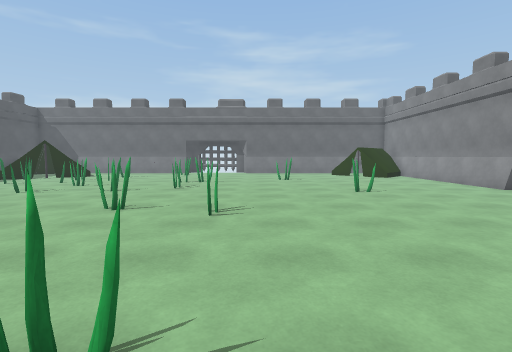
[1] (above)

20 first-person views from a walk through a 3-D level made in the Unity game engine. The camera is 1.4 m above the floor, tilts 4° down and sees 85° across. The floor is counted in squares, 1 m on a side. Each view is taken from the middle of a square. On the plan, view 1 faces up. The plan holds only what a view shows up to about 14 squares ahead; the rest is blank. The player character is not drawn.

[2]
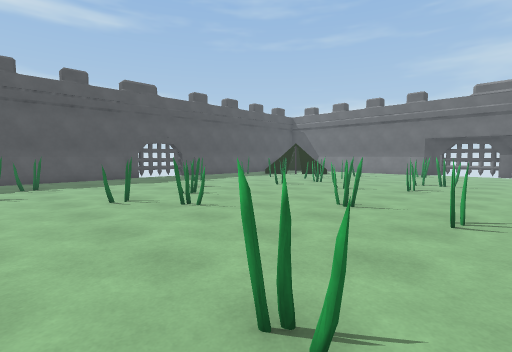

[3]
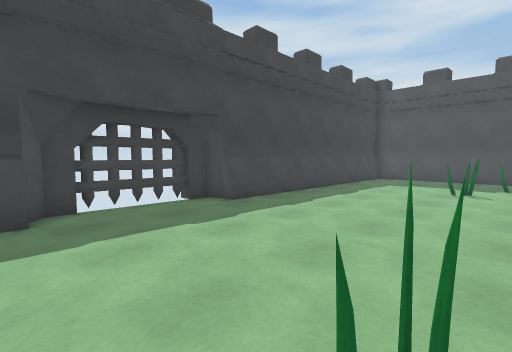

[4]
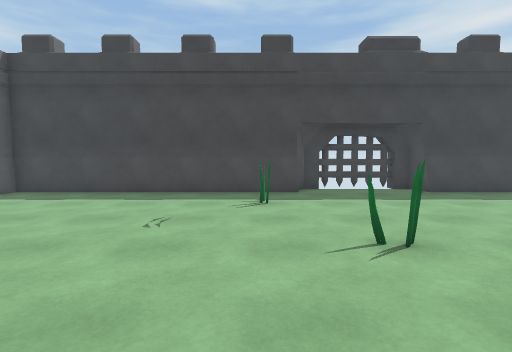

[5]
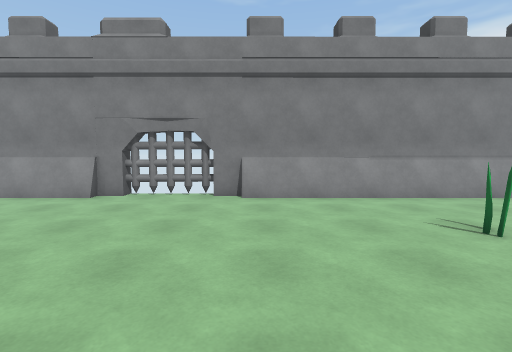

[6]
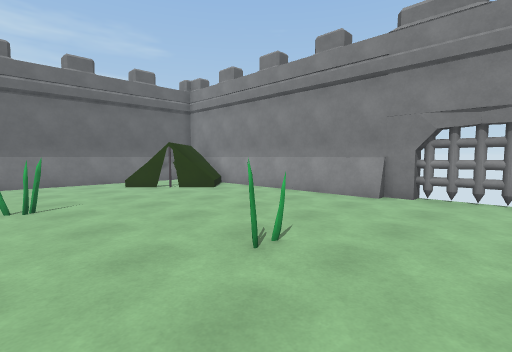

[7]
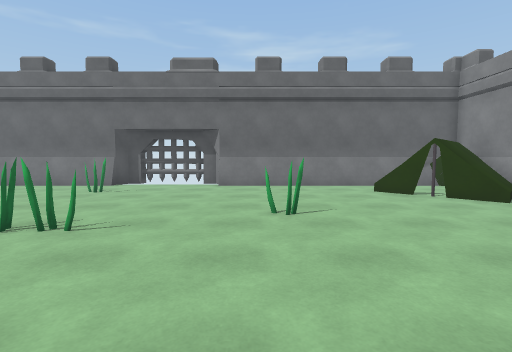

[8]
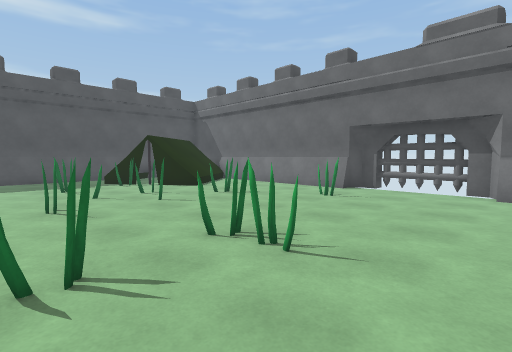

[9]
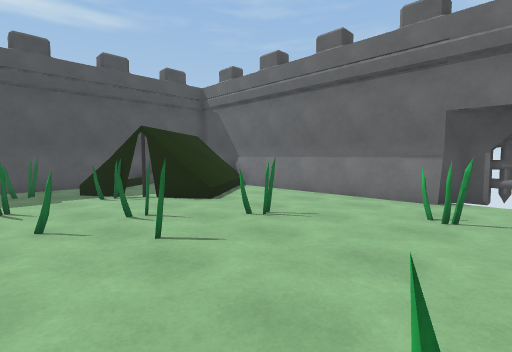

[10]
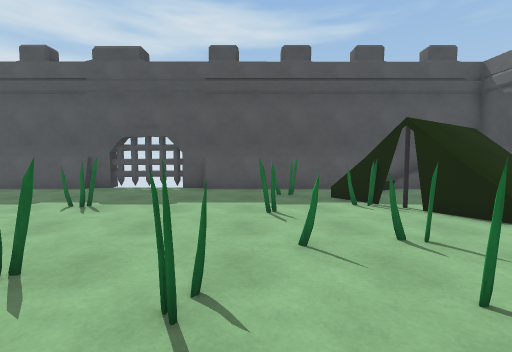

[11]
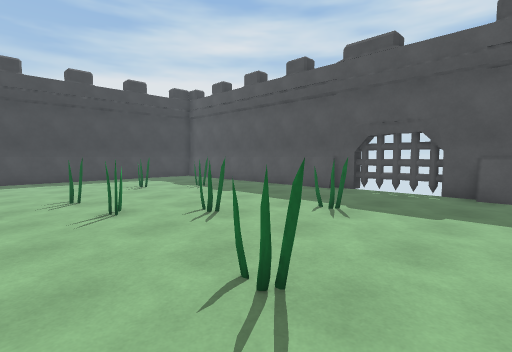

[12]
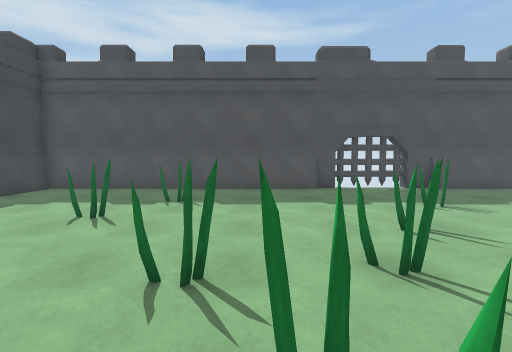

[13]
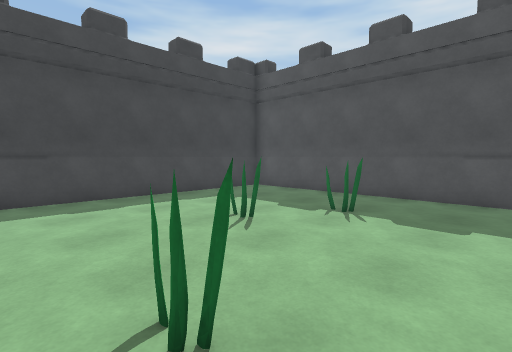

[14]
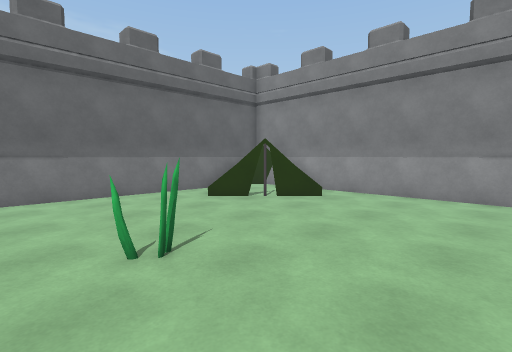

[15]
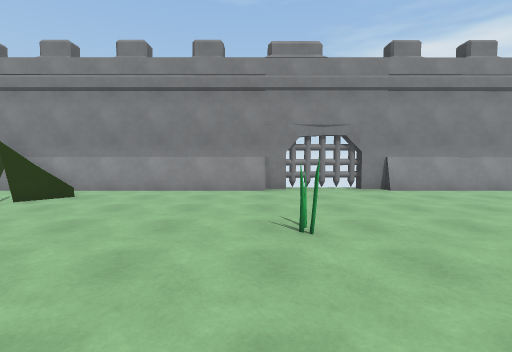

[16]
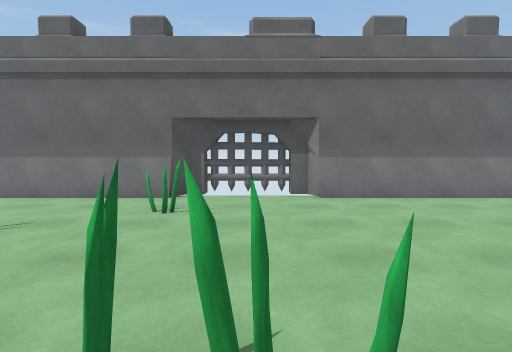

[17]
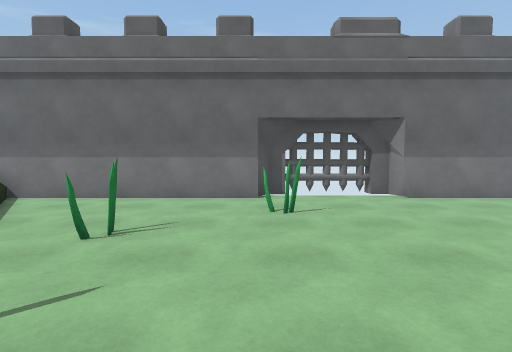

[18]
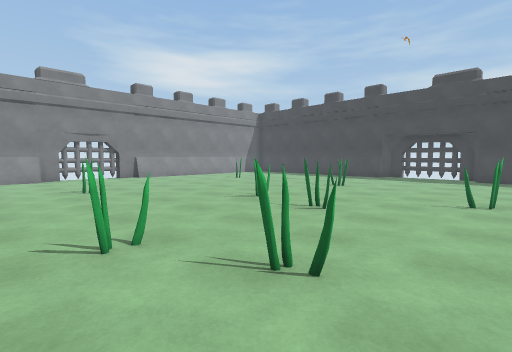

[19]
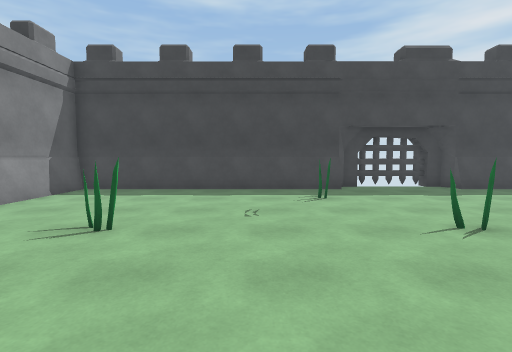

[20]
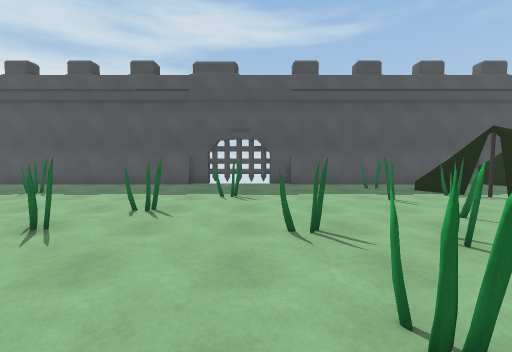

### Floor plan
Points are (right, up) in squares from view 1. A wall is a line through its corners. A room is listed if a view was taken in it or the views show most of it. See-through windows are left out.
Room 1 (views 1, 2, 3, 4, 5, 6, 7, 8, 9, 10, 11, 12, 13, 14, 15, 16, 17, 18, 19, 20)
walls: (-18.1, 7) (-18.1, -5.1) (-5.8, -5.1) (-5.8, -5.4) (-5.7, -5.5) (-5.6, -5.9) (-4.9, -5.9); (-0.8, -5.1) (10.7, -5.1) (10.7, 6.5); (-18.4, 7.5) (-18.4, -5.4) (-5.7, -5.4); (-5.8, -5.4) (-5.6, -5.9); (-18.5, 10.5) (-18.6, 9.7); (-18.5, 6.6) (-18, 6.6); (-18.6, 10.8) (-18.6, 7.4); (-5.9, 23.6) (-14.9, 23.6); (10.9, 8.5) (10.9, 21.5); (10.7, 11.6) (10.7, 21.5); (10.9, 7.9) (10.9, 8.4); (-0.7, 23.6) (-1, 24.4) (-1.9, 24.4); (-4.7, -6) (-3.2, -6.1); (-1.9, -5.9) (-1, -5.9) (-0.7, -5.4) (10.9, -5.4) (10.9, 7.5); (11, 7.8) (11.2, 9.8); (-4.9, -6.1) (-1.7, -6); (-0.8, 23.8) (-1, 24.1); (11.1, 7.5) (11.1, 10.7); (11.3, 7.8) (11, 8.5); (-4.5, 24.4) (-5.6, 24.4) (-5.9, 23.8) (-15, 23.8); (-18.4, 19.1) (-18.4, 10.7); (-18.1, 21.1) (-18.1, 11.7); (-18.4, 21.1) (-18.4, 20); (-16.8, 23.8) (-18.4, 23.8); (9.1, 23.6) (-0.8, 23.6) (-1, 24.4); (10.9, 22.4) (10.9, 23.8) (-0.9, 23.8)
objects: other object (-16, 15); other object (-15, 2); other object (-14, 9); other object (-14, 17); other object (-13, 14); other object (-12, 0); other object (-11, 7); other object (-9, 3); other object (-9, 6); other object (-9, 11); other object (-9, 16); other object (-9, 19); other object (-8, 13); other object (-7, 4); other object (-6, 11); other object (-5, 21); other object (-4, 7); other object (-4, 13); other object (-4, 15); other object (-3, 15); other object (-1, 2); other object (-1, 7); other object (1, -2); other object (2, 17); other object (4, 11); other object (6, 2); tent (7, 20); tent (11, 22)

Positions as (right, up) in squares from view 1, and headings:
1: (0, 0), facing up
2: (0, 0), facing up-left
3: (0, 2), facing down-left
4: (1, 6), facing down
5: (1, 6), facing right
6: (1, 8), facing up-right
7: (1, 10), facing up
8: (0, 12), facing up-left
9: (-4, 14), facing up-left
10: (-6, 14), facing left
11: (-7, 13), facing down-left
12: (-6, 4), facing left
13: (-8, 5), facing down-left
14: (0, 13), facing up-right
15: (-1, 12), facing right
16: (-3, 14), facing up
17: (-6, 14), facing up
18: (-8, 14), facing down-right
19: (3, 7), facing down
20: (-4, 10), facing left
